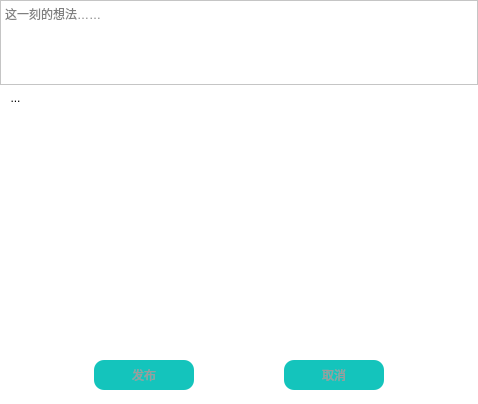
<?xml version="1.0" encoding="UTF-8"?>
<ui version="4.0">
 <class>pushWorks</class>
 <widget class="QWidget" name="pushWorks">
  <property name="geometry">
   <rect>
    <x>0</x>
    <y>0</y>
    <width>478</width>
    <height>404</height>
   </rect>
  </property>
  <property name="windowTitle">
   <string>Form</string>
  </property>
  <property name="styleSheet">
   <string notr="true">QWidget {
background-color: white;
}
QLabel {
background-color: white;
}
</string>
  </property>
  <layout class="QVBoxLayout" name="verticalLayout" stretch="3,1,8,2">
   <property name="spacing">
    <number>0</number>
   </property>
   <property name="leftMargin">
    <number>0</number>
   </property>
   <property name="topMargin">
    <number>0</number>
   </property>
   <property name="rightMargin">
    <number>0</number>
   </property>
   <property name="bottomMargin">
    <number>0</number>
   </property>
   <item>
    <widget class="QWidget" name="widget" native="true">
     <layout class="QVBoxLayout" name="verticalLayout_2">
      <property name="spacing">
       <number>0</number>
      </property>
      <property name="leftMargin">
       <number>0</number>
      </property>
      <property name="topMargin">
       <number>0</number>
      </property>
      <property name="rightMargin">
       <number>0</number>
      </property>
      <property name="bottomMargin">
       <number>2</number>
      </property>
      <item>
       <widget class="QTextEdit" name="textEdit">
        <property name="placeholderText">
         <string>这一刻的想法……</string>
        </property>
       </widget>
      </item>
     </layout>
    </widget>
   </item>
   <item>
    <widget class="QWidget" name="widget_2" native="true">
     <widget class="QToolButton" name="toolButton">
      <property name="geometry">
       <rect>
        <x>0</x>
        <y>0</y>
        <width>31</width>
        <height>22</height>
       </rect>
      </property>
      <property name="styleSheet">
       <string notr="true">QToolButton { background: transparent; border: none; }</string>
      </property>
      <property name="text">
       <string>...</string>
      </property>
      <property name="icon">
       <iconset resource="res.qrc">
        <normaloff>:/pengyouquanbiaoqing.png</normaloff>:/pengyouquanbiaoqing.png</iconset>
      </property>
      <property name="iconSize">
       <size>
        <width>30</width>
        <height>30</height>
       </size>
      </property>
     </widget>
    </widget>
   </item>
   <item>
    <widget class="QWidget" name="widget_3" native="true">
     <layout class="QHBoxLayout" name="horizontalLayout_2">
      <item>
       <widget class="QWidget" name="widget_5" native="true"/>
      </item>
      <item>
       <widget class="QWidget" name="widget_6" native="true"/>
      </item>
     </layout>
    </widget>
   </item>
   <item>
    <widget class="QWidget" name="widget_4" native="true">
     <property name="styleSheet">
      <string notr="true">QPushButton
{
	font: 25 14pt '微软雅黑';
	color: rgb(155,155,155);
	background-color: rgb(20,196,188);
	border:none;
	border-radius:10px;
}
QPushButton:hover
{
	background-color: rgb(22,218,208);
}
QPushButton:pressed
{
	background-color: rgb(17,171,164);
}
</string>
     </property>
     <layout class="QHBoxLayout" name="horizontalLayout">
      <item>
       <spacer name="horizontalSpacer">
        <property name="orientation">
         <enum>Qt::Orientation::Horizontal</enum>
        </property>
        <property name="sizeHint" stdset="0">
         <size>
          <width>40</width>
          <height>20</height>
         </size>
        </property>
       </spacer>
      </item>
      <item>
       <widget class="QPushButton" name="pushButton">
        <property name="minimumSize">
         <size>
          <width>100</width>
          <height>30</height>
         </size>
        </property>
        <property name="text">
         <string>发布</string>
        </property>
       </widget>
      </item>
      <item>
       <spacer name="horizontalSpacer_3">
        <property name="orientation">
         <enum>Qt::Orientation::Horizontal</enum>
        </property>
        <property name="sizeHint" stdset="0">
         <size>
          <width>40</width>
          <height>20</height>
         </size>
        </property>
       </spacer>
      </item>
      <item>
       <widget class="QPushButton" name="pushButton_2">
        <property name="minimumSize">
         <size>
          <width>100</width>
          <height>30</height>
         </size>
        </property>
        <property name="text">
         <string>取消</string>
        </property>
       </widget>
      </item>
      <item>
       <spacer name="horizontalSpacer_2">
        <property name="orientation">
         <enum>Qt::Orientation::Horizontal</enum>
        </property>
        <property name="sizeHint" stdset="0">
         <size>
          <width>40</width>
          <height>20</height>
         </size>
        </property>
       </spacer>
      </item>
     </layout>
    </widget>
   </item>
  </layout>
 </widget>
 <resources>
  <include location="res.qrc"/>
 </resources>
 <connections/>
</ui>
